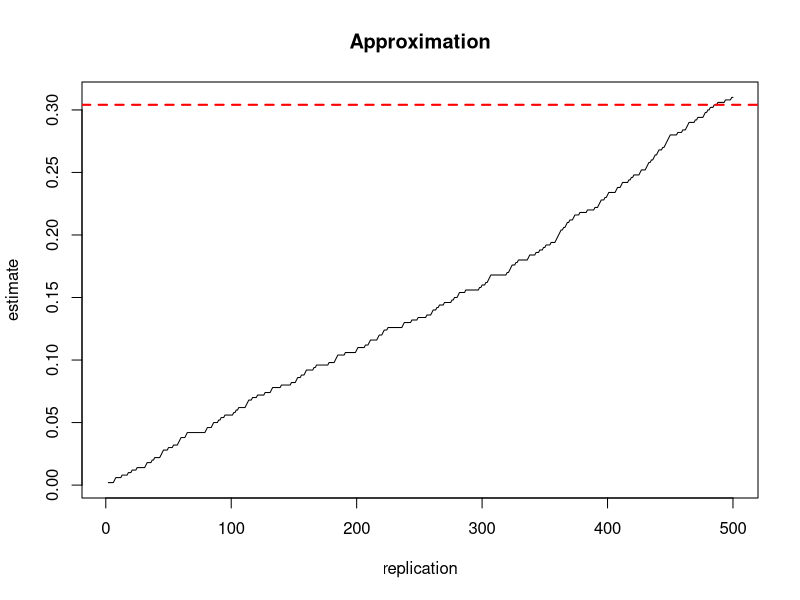

The R script that drew this image:
## ---- chunk 1
library(tidyverse)
set.seed(1)
## ---- chunk 2
roll <- function(nroll)
{
    rolls <- sample(c(1,2,3,4,5,6), nroll, replace = TRUE)
    rolls_df <- as_tibble(table(rolls))
    num_less <- sum((rolls_df |> filter(rolls<4))$n)
    num_odd <- sum((rolls_df |> filter((as.integer(rolls) %% 2) != 0))$n)
    if((num_less > nroll/2) && (num_odd > nroll/2))
    {
        return(TRUE)
    }
    else
    {
        return(FALSE)
    }
}
## ---- chunk 3
replicates <- replicate(n = 500, roll(10000))
## ---- chunk 4
replicates_df <- as_tibble(table(replicates))
num_true <- ((replicates_df |> filter(replicates == TRUE))$n)
print(num_true / sum(replicates_df$n))
## ---- chunk 5
running_mean <- function(m)
{
    m_replicates <- head(replicates, m)
    m_replicates_df <- (as_tibble(table(m_replicates)))
    num_true <- ((m_replicates_df |> filter(m_replicates == TRUE))$n)
    return(num_true / sum(replicates_df$n))
}

running <- sapply(1:500, running_mean)

x <- (1:500)
plot(x,running[x],type="l", main="Approximation", xlab='replication', ylab='estimate')
abline(h = ((1/4) + (asin(1/3)/(2*pi))), col = "red", lty = 2, lwd = 2)
